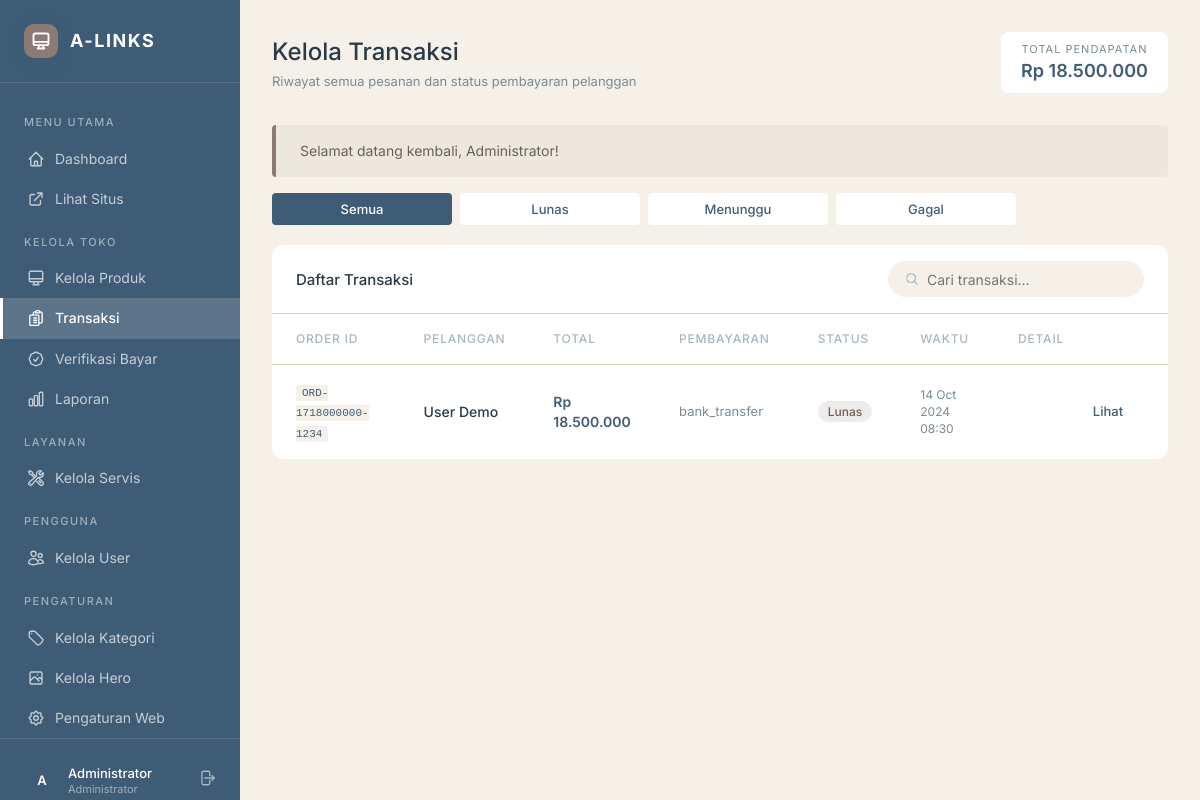
The page /admin/kelola_transaksi.php (signed in) on the database as committed earlier.
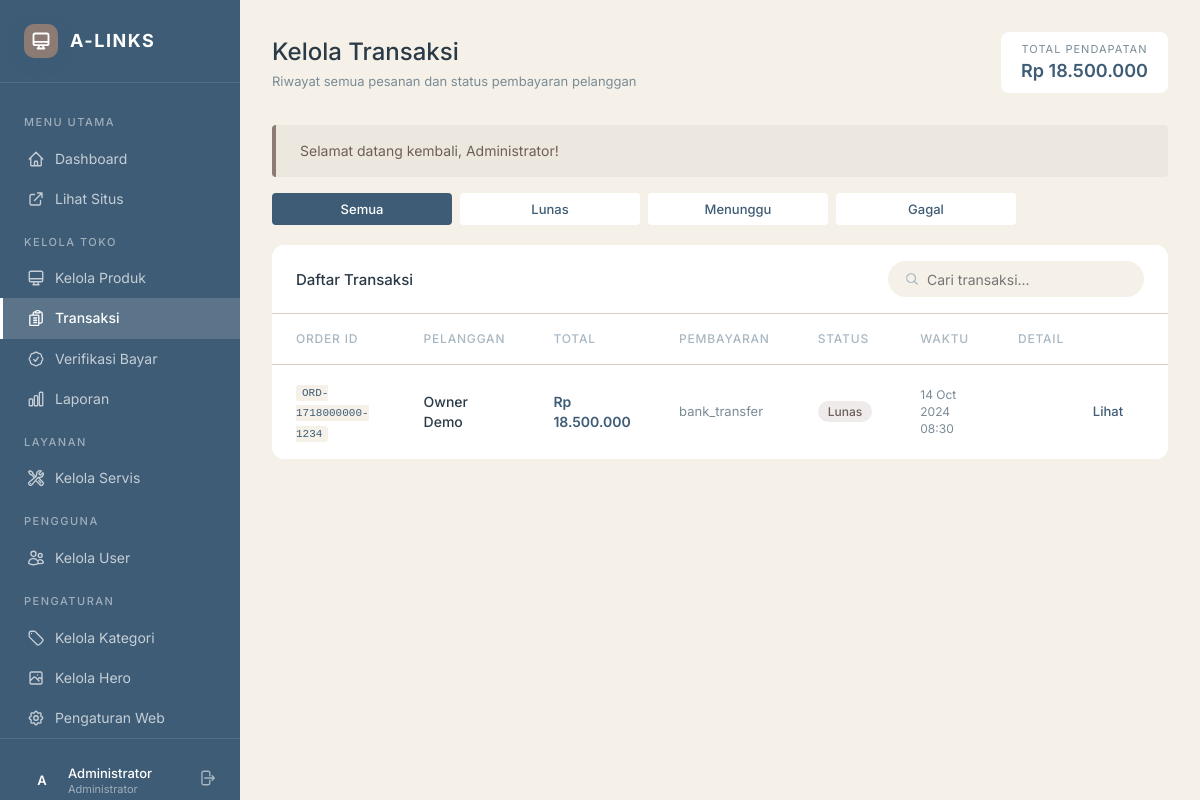
The same page on the database as committed later.
### tables this page shows
CREATE TABLE `transaksi` (
  `id_transaksi` int(11) NOT NULL AUTO_INCREMENT,
  `id_user` int(11) NOT NULL,
  `order_id` varchar(50) NOT NULL,
  `total_harga` decimal(15,2) NOT NULL,
  `status_pembayaran` enum('unpaid','paid','failed') NOT NULL DEFAULT 'unpaid',
  `tipe_pembayaran` varchar(50) DEFAULT NULL,
  `waktu_transaksi` timestamp NOT NULL DEFAULT current_timestamp(),
  PRIMARY KEY (`id_transaksi`),
  UNIQUE KEY `order_id` (`order_id`),
  KEY `id_user` (`id_user`),
  CONSTRAINT `fk_transaksi_user` FOREIGN KEY (`id_user`) REFERENCES `users` (`id_user`) ON DELETE CASCADE
);

CREATE TABLE `users` (
  `id_user` int(11) NOT NULL AUTO_INCREMENT,
  `nama` varchar(100) NOT NULL,
  `email` varchar(100) NOT NULL,
  `password` varchar(255) NOT NULL,
  `role` enum('admin','owner','kasir','user') NOT NULL DEFAULT 'user',
  `no_telp` varchar(20) DEFAULT NULL,
  `alamat` text DEFAULT NULL,
  PRIMARY KEY (`id_user`),
  UNIQUE KEY `email` (`email`)
);

### admin/kelola_transaksi.php (the view, shortened to what this page needs)
<?php
require_once '../config/koneksi.php';
$page = (int)($_GET['page'] ?? 1);
$limit = 10;
$offset = ($page - 1) * $limit;
$filterStatus = $_GET['status'] ?? '';
if ($filterStatus) {
    $stmt = $koneksi->prepare("SELECT t.*, u.nama AS nama_user FROM transaksi t JOIN users u ON t.id_user=u.id_user WHERE t.status_pembayaran=? ORDER BY t.waktu_transaksi DESC");
    $stmt->execute();
    $list = $stmt->get_result(); $stmt->close();
} else {
    $stmt = $koneksi->prepare("SELECT t.*, u.nama AS nama_user FROM transaksi t JOIN users u ON t.id_user=u.id_user ORDER BY t.waktu_transaksi DESC LIMIT ? OFFSET ?");
    $stmt->bind_param('ii', $limit, $offset);
    $stmt->execute();
    $list = $stmt->get_result();
}
$rTotal = $koneksi->query("SELECT COALESCE(SUM(total_harga),0) AS total FROM transaksi WHERE status_pembayaran='paid'");
$totalPendapatan = $rTotal->fetch_assoc()['total'];
?>
<!DOCTYPE html><html lang="id"><head>
<link rel="stylesheet" href="../assets/css/style.css"/>
</head><body>
<div class="app-layout">
<?php include '../includes/sidebar_admin.php'; ?>
<main class="main-content">
  <div class="page-header">
    <div><h1 class="page-header__title">Kelola Transaksi</h1>
    <div class="page-header__sub">Riwayat semua pesanan dan status pembayaran pelanggan</div></div>
    <div style="background:var(--color-white);padding:10px 20px;border-radius:8px;text-align:center;">
      <div style="font-size:11px;color:var(--color-pewter);text-transform:uppercase;letter-spacing:1px;">Total Pendapatan</div>
      <div style="font-size:18px;font-weight:600;color:var(--color-blue);"><?= formatRupiah($totalPendapatan) ?></div>
    </div>
  </div>
  <div style="display:flex;gap:8px;margin-bottom:20px;flex-wrap:wrap;">
    <?php foreach ([''=> 'Semua','paid'=>'Lunas','unpaid'=>'Menunggu','failed'=>'Gagal'] as $val => $lbl): ?>
    <a href="kelola_transaksi.php<?= $val ? '?status='.$val : '' ?>"
       class="btn btn--sm <?= $filterStatus===$val ? 'btn--primary' : 'btn--secondary' ?>"
       id="tabTrx-<?= $val ?: 'all' ?>"><?= $lbl ?></a>
    <?php endforeach; ?>
  </div>
  <div class="table-wrap">
    <div class="table-toolbar">
      <div class="table-toolbar__title">Daftar Transaksi</div>
      <div class="search-input"><svg width="14" height="14" fill="none" viewBox="0 0 24 24" stroke="var(--color-silver-fog)" stroke-width="2"><path stroke-linecap="round" stroke-linejoin="round" d="M21 21l-5.197-5.197m0 0A7.5 7.5 0 105.196 5.196a7.5 7.5 0 0010.607 10.607z"/></svg>
        <input type="text" id="tableSearch" placeholder="Cari transaksi..."/></div>
    </div>
    <div style="overflow-x: auto; width: 100%;">
      <table style="min-width: 950px;">
        <thead><tr><th>Order ID</th><th>Pelanggan</th><th>Total</th><th>Pembayaran</th><th>Status</th><th>Waktu</th><th>Detail</th></tr></thead>
        <tbody>
        <?php if ($list->num_rows > 0): while ($t = $list->fetch_assoc()): ?>
        <tr id="rowTrx-<?= $t['id_transaksi'] ?>">
          <td><code style="font-size:11px;background:var(--color-light-ash);padding:2px 6px;border-radius:3px;"><?= htmlspecialchars($t['order_id'] ?? '-') ?></code></td>
          <td style="font-weight:500;color:var(--color-carbon);"><?= htmlspecialchars($t['nama_user']) ?></td>
          <td style="color:var(--color-blue);font-weight:600;"><?= formatRupiah($t['total_harga']) ?></td>
          <td style="font-size:13px;color:var(--color-pewter);"><?= htmlspecialchars($t['tipe_pembayaran'] ?? '—') ?></td>
          <td><?php $m=['paid'=>['green','Lunas'],'unpaid'=>['amber','Menunggu'],'failed'=>['red','Gagal']]; [$c,$l]=$m[$t['status_pembayaran']]??['gray',$t['status_pembayaran']]; ?><span class="badge badge--<?= $c ?>"><?= $l ?></span></td>
          <td style="font-size:12px;color:var(--color-pewter);"><?= date('d M Y H:i', strtotime($t['waktu_transaksi'])) ?></td>
          <td><a href="?detail=<?= $t['id_transaksi'] ?>" class="btn btn--secondary btn--sm" id="btnDetailTrx-<?= $t['id_transaksi'] ?>">Lihat</a></td>
        </tr>
        <?php endwhile; else: ?>
        <tr><td colspan="7"><div class="empty-state"><p>Belum ada transaksi.</p></div></td></tr>
        <?php endif; ?>
        </tbody>
      </table>
    </div>
  </div>
</main>
</div>
</body></html>

Rows that differ between the two databases and show on the page:
changed through a linked row, transaksi "Rp 18.500.000": id_user.nama "User Demo" → "Owner Demo"
